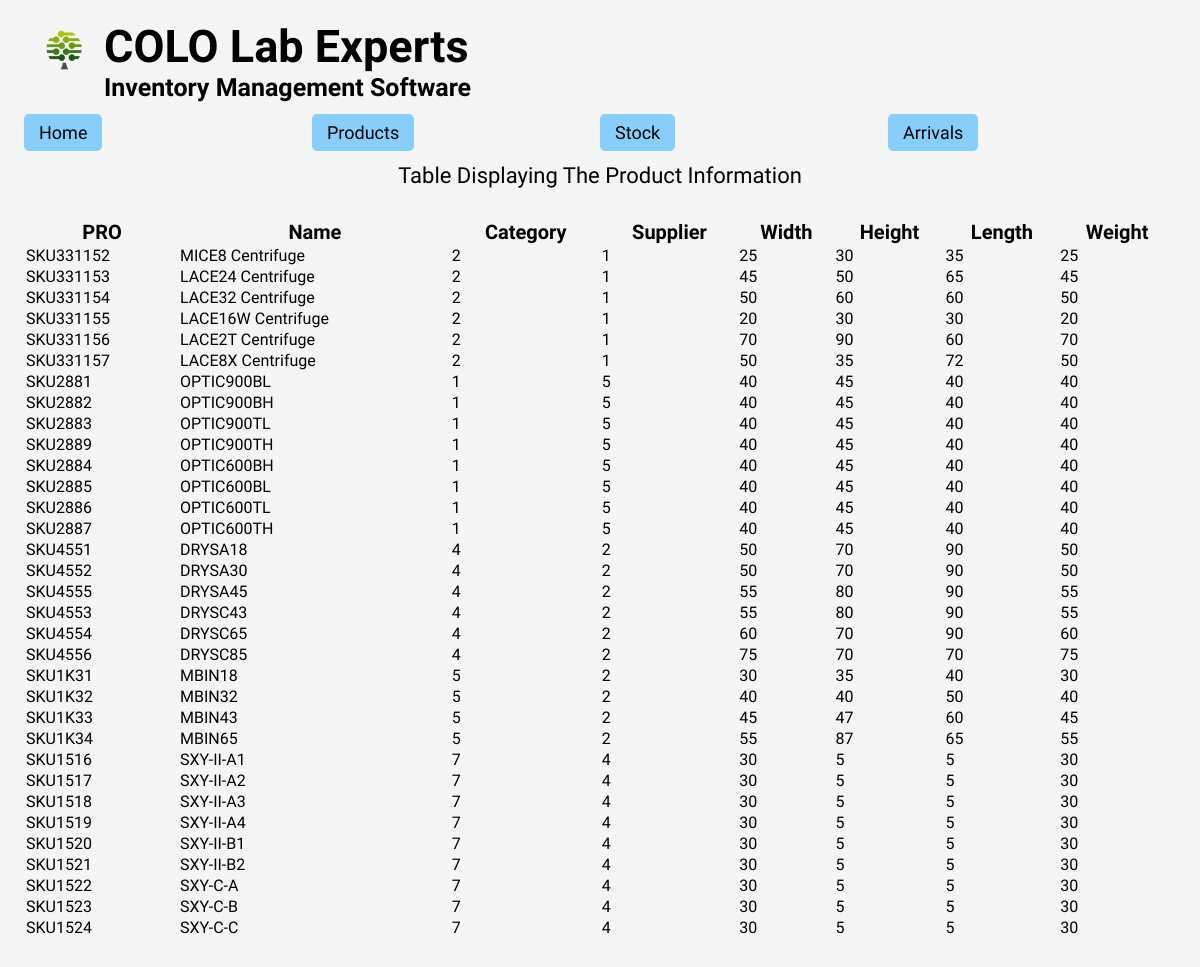
Screenshot of /pages/arrivals.php with the database file from the repository.
### tables this page shows
CREATE TABLE `product`
(
    `productID` INT         NOT NULL AUTO_INCREMENT,
    `pro`       VARCHAR(10) NOT NULL,
    `name`      VARCHAR(65) NOT NULL,
    `category`  INT         NOT NULL,
    `supplier`  INT         NOT NULL,
    `price`     FLOAT       NULL DEFAULT NULL,
    `width`     FLOAT       NULL DEFAULT NULL,
    `height`    FLOAT       NULL DEFAULT NULL,
    `length`    FLOAT       NULL DEFAULT NULL,
    `weight`    FLOAT       NULL DEFAULT NULL,
    PRIMARY KEY (`productID`),
    FOREIGN KEY (`category`)
        REFERENCES `category` (`categoryID`),
    FOREIGN KEY (`supplier`)
        REFERENCES `supplier` (`supplierID`)
);

### pages/arrivals.php (called while the page is built)
<?php
include "./components/head.php";
include "./components/header.php";
include "./components/nav.php";
include "./components/table.php";
?>

### pages/components/table.php (the view)
<?php
include_once "../database/connect.php";
?>
<?php
try {
    $sql = "SELECT * FROM product";
    $result = mysqli_query($conn, $sql);
    $resultCheck = mysqli_num_rows($result);
    if ($resultCheck > 0) {
        echo "
            <main>
            <table>
            <caption>Table Displaying The Product Information</caption>
            <thead>
                <tr>
                    <th>PRO</th>
                    <th>Name</th>
                    <th>Category</th>
                    <th>Supplier</th>
                    <th>Width</th>
                    <th>Height</th>
                    <th>Length</th>
                    <th>Weight</th>
                </tr>
            </thead>
            <tbody> ";
        while ($row = mysqli_fetch_assoc($result)) {
            echo "
                <tr>
                    <td>{$row['pro']}</td>
                    <td>{$row['name']}</td>
                    <td>{$row['category']}</td>
                    <td>{$row['supplier']}</td>
                    <td>{$row['width']}</td>
                    <td>{$row['height']}</td>
                    <td>{$row['length']}</td>
                    <td>{$row['width']}</td>
                </tr>  ";
        }
        echo "
            </tbody>
            </table>
            </main> ";
    } else {
        echo "Error: the table is probably empty";
    }
} catch (\Throwable $th) {
    echo "Unable to display database info. Caught exception in table.php";
}
?>

### pages/components/head.php (shortened to what this page needs)
<!DOCTYPE html>
<html lang="en">
<head>
    <link rel="stylesheet" href="../styles/style.css" />
    <link rel="stylesheet" href="../styles/component_styles/header.css">
    <link rel="stylesheet" href="../styles/component_styles/nav.css">
    <link rel="stylesheet" href="../styles/component_styles/table.css">
    <link rel="stylesheet" href="../styles/component_styles/footer.css">
</head>

### pages/components/header.php
<header>
    <div class="logo">
        <a href="./index.php">
            <img src="../images/colo-logo-medium.png" alt="Company logo" width="40px" height="40px">
        </a>
    </div>
    <div>
        <h1>COLO Lab Experts</h1>
        <h2>Inventory Management Software</h2>
    </div>
</header>

### pages/components/nav.php
<nav>
    <div class="button">
        <a href="./index.php">Home</a>
    </div>
    <div class="button">
        <a href="./products.php">Products</a>
    </div>
    <div class="button">
        <a href="./products.php">Stock</a>
    </div>
    <div class="button">
        <a href="./products.php">Arrivals</a>
    </div>
</nav>

### styles/style.css (style rules this page uses)
* { font-size: 10px; box-sizing: border-box; padding: 0; margin: 0; background-color: whitesmoke; font-family: "Source Sans Pro", sans-serif; }
body > * { padding: 20px 2% 0 2%; }
main { margin-bottom: 60px; }

### styles/component_styles/header.css (style rules this page uses)
h1 { font-size: 4.5rem; }
h2 { font-size: 2.5rem; }
header { display: flex; }
.logo { padding: 10px 20px 10px 20px; }

### styles/component_styles/nav.css (style rules this page uses)
nav a { color: black; text-decoration: none; font-size: 1.8rem; background-color: lightskyblue; border: 1px lightskyblue; border-radius: 5px; padding: 8px 15px 8px 15px; }
nav { display: flex; align-items: center; justify-content: space-around; }
.button { flex: 1 180px; }

### styles/component_styles/table.css (style rules this page uses)
caption { font-size: 2.2rem; margin-bottom: 30px; }
th { font-size: 2rem; }
td { font-size: 1.6rem; }
table { width: 100%; }

### rows the page displays
product: pro "SKU331152", name "MICE8 Centrifuge", category "2", supplier "1", width "25", height "30", length "35"
product: pro "SKU331153", name "LACE24 Centrifuge", category "2", supplier "1", width "45", height "50", length "65"
product: pro "SKU331154", name "LACE32 Centrifuge", category "2", supplier "1", width "50", height "60", length "60"
product: pro "SKU331155", name "LACE16W Centrifuge", category "2", supplier "1", width "20", height "30", length "30"
product: pro "SKU331156", name "LACE2T Centrifuge", category "2", supplier "1", width "70", height "90", length "60"
product: pro "SKU331157", name "LACE8X Centrifuge", category "2", supplier "1", width "50", height "35", length "72"
product: pro "SKU2881", name "OPTIC900BL", category "1", supplier "5", width "40", height "45", length "40"
product: pro "SKU2882", name "OPTIC900BH", category "1", supplier "5", width "40", height "45", length "40"
product: pro "SKU2883", name "OPTIC900TL", category "1", supplier "5", width "40", height "45", length "40"
product: pro "SKU2889", name "OPTIC900TH", category "1", supplier "5", width "40", height "45", length "40"
product: pro "SKU2884", name "OPTIC600BH", category "1", supplier "5", width "40", height "45", length "40"
product: pro "SKU2885", name "OPTIC600BL", category "1", supplier "5", width "40", height "45", length "40"
product: pro "SKU2886", name "OPTIC600TL", category "1", supplier "5", width "40", height "45", length "40"
product: pro "SKU2887", name "OPTIC600TH", category "1", supplier "5", width "40", height "45", length "40"
product: pro "SKU4551", name "DRYSA18", category "4", supplier "2", width "50", height "70", length "90"
product: pro "SKU4552", name "DRYSA30", category "4", supplier "2", width "50", height "70", length "90"
product: pro "SKU4555", name "DRYSA45", category "4", supplier "2", width "55", height "80", length "90"
product: pro "SKU4553", name "DRYSC43", category "4", supplier "2", width "55", height "80", length "90"
product: pro "SKU4554", name "DRYSC65", category "4", supplier "2", width "60", height "70", length "90"
product: pro "SKU4556", name "DRYSC85", category "4", supplier "2", width "75", height "70", length "70"
product: pro "SKU1K31", name "MBIN18", category "5", supplier "2", width "30", height "35", length "40"
product: pro "SKU1K32", name "MBIN32", category "5", supplier "2", width "40", height "40", length "50"
product: pro "SKU1K33", name "MBIN43", category "5", supplier "2", width "45", height "47", length "60"
product: pro "SKU1K34", name "MBIN65", category "5", supplier "2", width "55", height "87", length "65"
product: pro "SKU1516", name "SXY-II-A1", category "7", supplier "4", width "30", height "5", length "5"
product: pro "SKU1517", name "SXY-II-A2", category "7", supplier "4", width "30", height "5", length "5"
product: pro "SKU1518", name "SXY-II-A3", category "7", supplier "4", width "30", height "5", length "5"
product: pro "SKU1519", name "SXY-II-A4", category "7", supplier "4", width "30", height "5", length "5"
product: pro "SKU1520", name "SXY-II-B1", category "7", supplier "4", width "30", height "5", length "5"
product: pro "SKU1521", name "SXY-II-B2", category "7", supplier "4", width "30", height "5", length "5"
product: pro "SKU1522", name "SXY-C-A", category "7", supplier "4", width "30", height "5", length "5"
product: pro "SKU1523", name "SXY-C-B", category "7", supplier "4", width "30", height "5", length "5"
product: pro "SKU1524", name "SXY-C-C", category "7", supplier "4", width "30", height "5", length "5"
